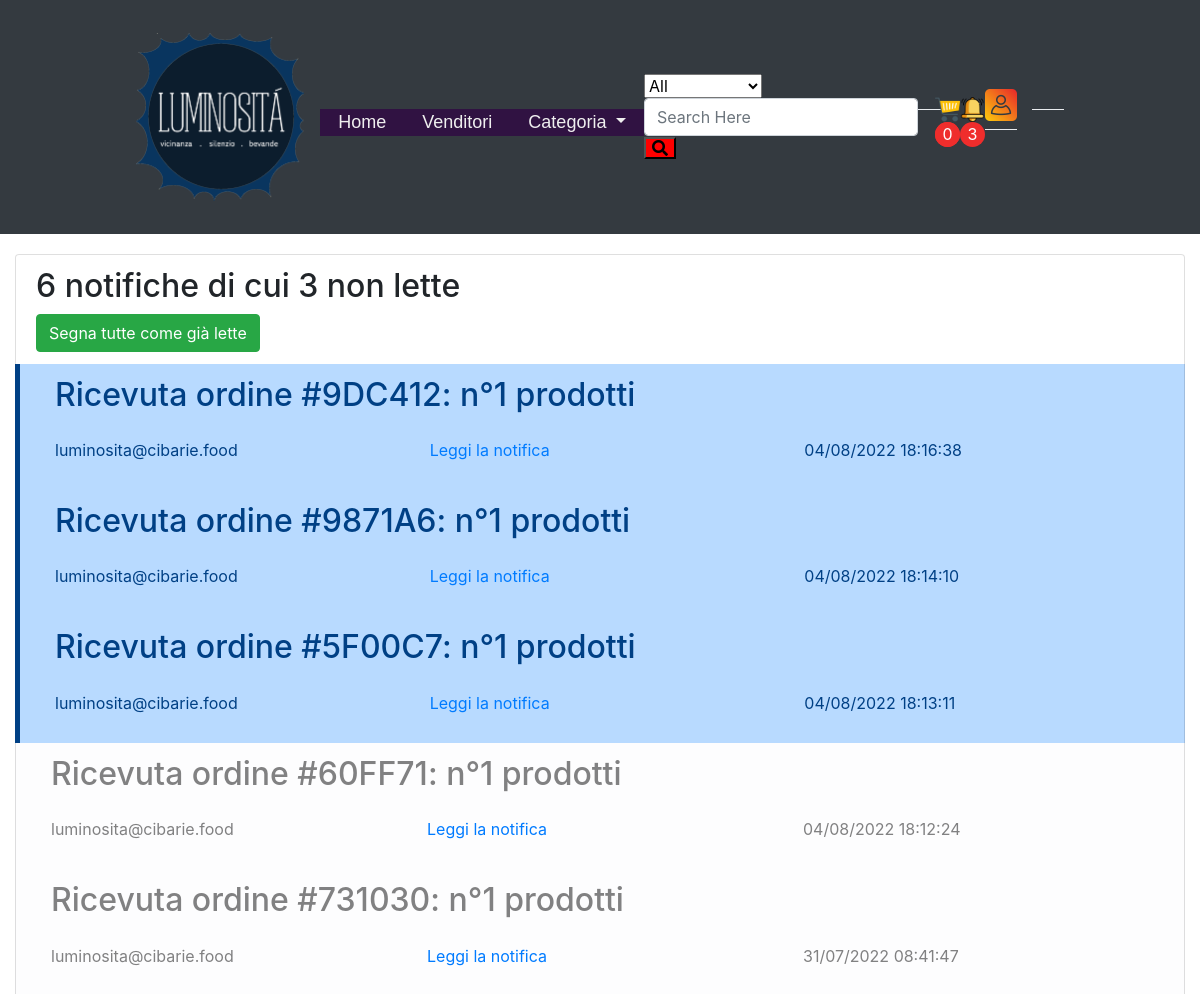
Before: /notifications_list.php (signed in, upper part) with the older database file.
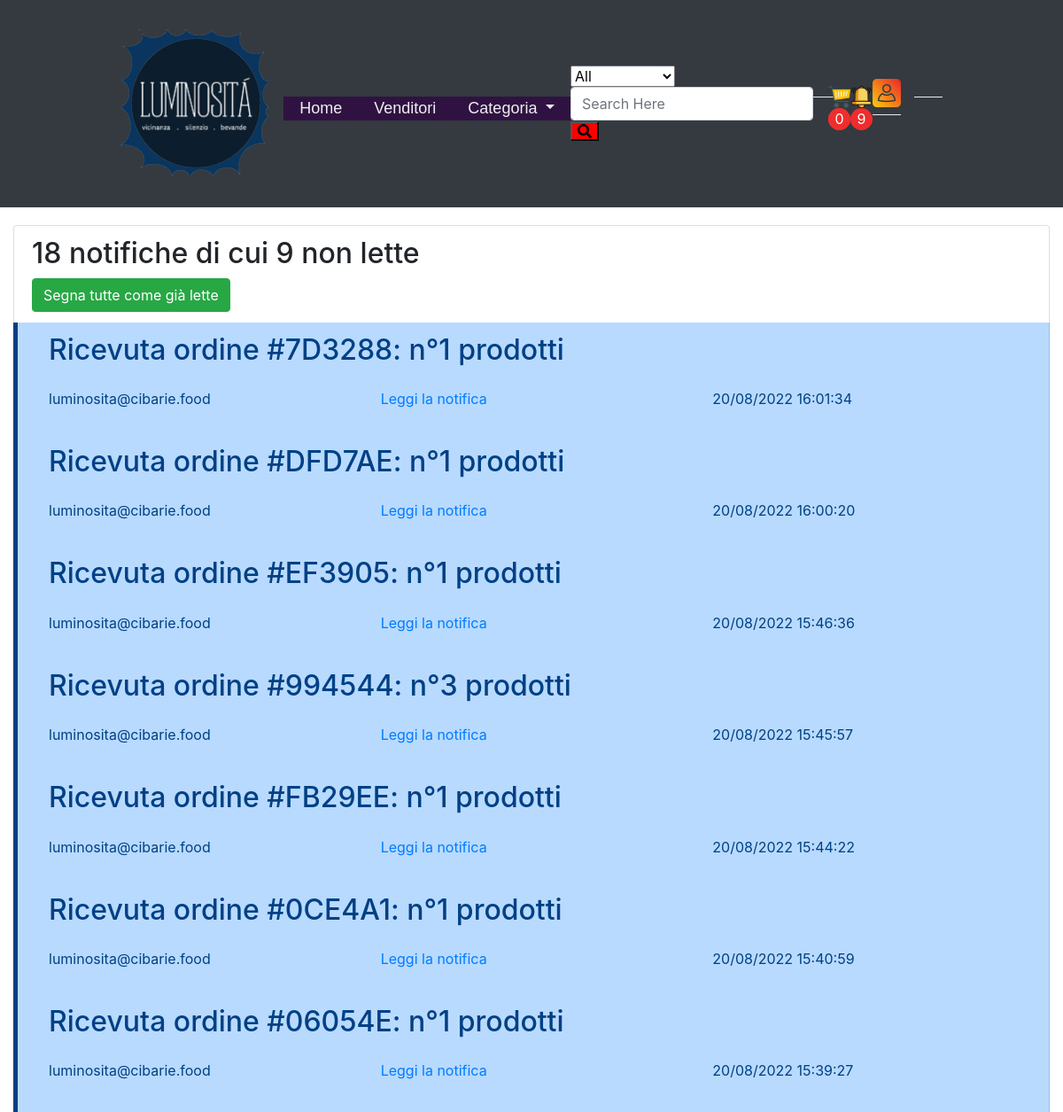
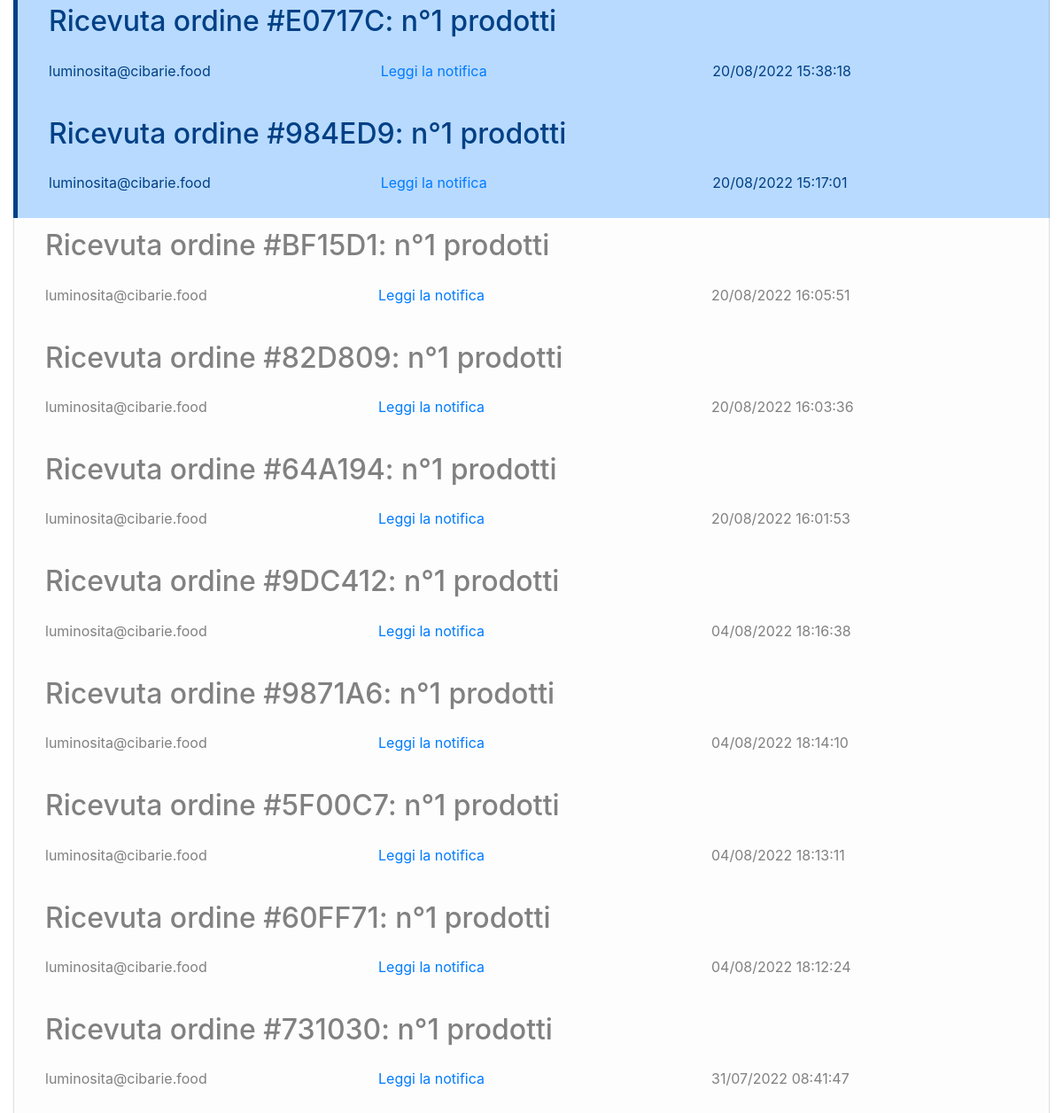
After: the same page with the newer database file (2 pictures, top to bottom).
### tables this page shows
CREATE TABLE `notifiche` (
  `notificationID` int(11) NOT NULL,
  `dest` text NOT NULL,
  `send` varchar(100) NOT NULL DEFAULT 'luminosita@cibarie.food',
  `obj` varchar(100) NOT NULL,
  `body` text NOT NULL,
  `spedita` timestamp NOT NULL DEFAULT current_timestamp(),
  `isRead` tinyint(4) NOT NULL DEFAULT 0,
  `customerID` int(11) NOT NULL
);

### notifications_list.php (called while the page is built, shortened)
<?php
require_once 'bootstrap.php';
$templateParams["titolo"] = "ListaNotifiche";
$templateParams["nome"] = "notif_list_templ.php";
if(isset($_COOKIE["logged"]) && isset($_COOKIE["mail"]) && isset($_COOKIE["id"])){
    $templateParams["mail"] = $dbh->getUserNotification($_COOKIE["id"]);
    $templateParams["totNotification"] = $dbh->getNotificationNum($_COOKIE["id"]);
} else {
    $templateParams["mail"] = array();
    $templateParams["totNotification"] = 0;
}
require 'template/base.php';
?>

### db/database.php (called while the page is built, shortened)
<?php
class DatabaseHelper{
    private $db;
    public function __construct($servername, $username, $password, $dbname, $port){
        $this->db = new mysqli($servername, $username, $password, $dbname, $port);
    }
    public function timestampToAArray($timestamp)
    {
        $divided = explode(" ", $timestamp);
        $temp_calendar = explode("-", $divided[0]);
        $temp_clock = explode(":", $divided[1]);
        $calendar = array("day"=>$temp_calendar[2], "month"=>$temp_calendar[1], "year"=>$temp_calendar[0]);
        $clock = array("hour"=>$temp_clock[0], "minutes"=>$temp_clock[1], "seconds"=>$temp_clock[2]);
        return array("calendar"=>$calendar, "clock"=>$clock);
    }
    public function printFormattedTimestamp($timestamp)
    {
        $new_t = $this->timestampToAArray($timestamp);
        $cal = $new_t["calendar"];
        $clk = $new_t["clock"];
        return $cal["day"]."/".$cal["month"]."/".$cal["year"]." ".$clk["hour"].":".$clk["minutes"].":".$clk["seconds"];
    }
    public function getFoodTypes(){
        $stmt = $this->db->prepare("SELECT CategoryID, CategoryName, CategoryDescr FROM foodcategory");
        $stmt->execute();
        $result = $stmt->get_result();
        return $result->fetch_all(MYSQLI_ASSOC);
    }
    public function getUserNotification($id)
    {
        $sql = "SELECT `notificationID`, `send`, `isRead`, `obj`, `spedita` FROM `notifiche` WHERE `customerID`=? ORDER BY `isRead`, `spedita` DESC";
        $stmt = $this->db->prepare($sql);
        $stmt->bind_param('i', $id);
        $stmt->execute();
        $result = $stmt->get_result();
        return $result->fetch_all(MYSQLI_ASSOC);
    }
    public function getNotificationNum($id)
    {
        $sql = "SELECT COUNT(`notificationID`) AS 'totali' FROM `notifiche` WHERE `customerID`=?;";
        $stmt = $this->db->prepare($sql);
        $stmt->bind_param('i', $id);
        $stmt->execute();
        $result = $stmt->get_result();
        return $result->fetch_all(MYSQLI_ASSOC)[0]['totali'];
    }
    public function getNotificationToRead($id)
    {
        $sql = "SELECT COUNT(`isRead`) AS 'da_leggere' FROM `notifiche` WHERE `customerID`=? AND `isRead`=0";
        $stmt = $this->db->prepare($sql);
        $stmt->bind_param('i', $id);
        $stmt->execute();
        $result = $stmt->get_result();
        return $result->fetch_all(MYSQLI_ASSOC)[0]['da_leggere'];
    }
}

### bootstrap.php (called while the page is built, shortened)
<?php
require_once("db/database.php");
$dbh = new DatabaseHelper("localhost", "root", "", "luminosita_db", 3306);
?>

### template/base.php (the view, shortened to what the changed rows need)
<!DOCTYPE html>
<?php if(isset($_COOKIE["logged"]) && isset($_COOKIE["mail"]) && isset($_COOKIE["id"])){
    $templateParams["toReadNotif"] = $dbh->getNotificationToRead($_COOKIE["id"]);
} else {
    $templateParams["toReadNotif"] = 0;
}?>
<html lang="it">
<head>
    <link rel="stylesheet" type="text/css" href="./css/main_style.css"/>
    <link href="https://cdn.jsdelivr.net/npm/bootstrap@5.0.2/dist/css/bootstrap.min.css" rel="stylesheet">
    <link rel="stylesheet" href="https://cdn.jsdelivr.net/npm/bootstrap@4.3.1/dist/css/bootstrap.min.css"/>
    <link rel='stylesheet' href='https://cdnjs.cloudflare.com/ajax/libs/font-awesome/4.7.0/css/font-awesome.min.css'/>
    <link rel="stylesheet" href="https://use.fontawesome.com/releases/v5.10.2/css/all.css" />
    <link rel='stylesheet' href='https://gitcdn.github.io/bootstrap-toggle/2.2.2/css/bootstrap-toggle.min.css'/>
    <link rel="stylesheet" href="https://www.markuptag.com/bootstrap/5/css/bootstrap.min.css" />
    <?php endforeach;
    $templateParams["category"] = $dbh->getFoodTypes();
    ?>
</head>
<body>
<header class="bg-dark">
        <nav class="navbar navbar-expand-lg navbar-light">
            <div class="collapse navbar-collapse" id="navbarNavDropdown">
                <?php if(isset($_COOKIE["logged"]) && isset($_COOKIE["mail"]) && isset($_COOKIE["id"])): ?>
                    <div class="nav-item cart mt-2">
                        <a href="notifications_list.php">
                            <img class="img-fluid" style="width: 50px" src="<?php echo UPLOAD_DIR."bell.png"; ?>" alt="cart" />
                            <span class="dot number" id="notification_num">
                                <span class=""><?php echo $templateParams["toReadNotif"]; ?></span>
                            </span>
                        </a>
                    </div>
                <?php endif; ?>
            </div>
        </nav>
</header>
<main class="container col col-lg-12 col-md-12 col-sm-12 col-1">
    <?php
    if(isset($templateParams["nome"])){
        require($templateParams["nome"]);
    }
    ?>
</main>
</body>
</html>

### template/notif_list_templ.php (shortened to what the changed rows need)
<ul id="notification_list" class="list-group">
  <li class="list-group-item">
    <h2><?php echo $templateParams["totNotification"] . " notifiche di cui " . $templateParams["toReadNotif"] . " non lette"; ?></h2>
    <form action="#" method="POST">
      <input type="submit" value="Segna tutte come già lette" name="allRead" class="btn btn-success m.1"></input>
    </form>
  </li>
  <?php $class = array("primary", "light");
  foreach ($templateParams["mail"] as $mail):
  ?>
    <li <?php if($mail["isRead"]==0): ?> id="toRead" style="border-left: solid 5px" <?php else: ?> id="readed" <?php endif; ?> class="<?php if($mail["isRead"]==0): echo "toRead"; else: echo "readed"; endif ?> list-group-item list-group-item-<?php echo $class[$mail["isRead"]]; ?>">
      <section class="mail-notification section">
        <div class="section-content">
          <div class="container">
            <div class="row mb-3">
              <div class="col-12">
                <h2><?php echo $mail["obj"]; ?></h2>
              </div>
            </div>
            <div class="row">
              <div class="col-12 col-lg-6 col-xl-4 pe-0 pe-md-5 mb-3 font-serif"><?php echo $mail["send"]; ?></div>
              <div class="col-12 col-lg-6 col-xl-4 pe-0 pe-md-5 font-serif"><a href="notifiche.php?id=<?php echo $mail["notificationID"]."&read=".$mail["isRead"]; ?>">Leggi la notifica</a></div>
              <div class="col-12 col-lg-6 col-xl-4 pe-0 pe-md-5 mb-3 font-serif"><?php echo $dbh->printFormattedTimestamp($mail["spedita"]); ?></div>
            </div>
          </div>
        </div>
      </section>
    </li>
  <?php endforeach; ?>
</ul>

Changed rows visible on the page:
added notifiche: obj "Ricevuta ordine #7D3288: n°1 prodotti", send "luminosita@cibarie.food", spedita "20/08/2022 16:01:34"
added notifiche: obj "Ricevuta ordine #DFD7AE: n°1 prodotti", send "luminosita@cibarie.food", spedita "20/08/2022 16:00:20"
added notifiche: obj "Ricevuta ordine #EF3905: n°1 prodotti", send "luminosita@cibarie.food", spedita "20/08/2022 15:46:36"
added notifiche: obj "Ricevuta ordine #994544: n°3 prodotti", send "luminosita@cibarie.food", spedita "20/08/2022 15:45:57"
added notifiche: obj "Ricevuta ordine #FB29EE: n°1 prodotti", send "luminosita@cibarie.food", spedita "20/08/2022 15:44:22"
added notifiche: obj "Ricevuta ordine #0CE4A1: n°1 prodotti", send "luminosita@cibarie.food", spedita "20/08/2022 15:40:59"
added notifiche: obj "Ricevuta ordine #06054E: n°1 prodotti", send "luminosita@cibarie.food", spedita "20/08/2022 15:39:27"
added notifiche: obj "Ricevuta ordine #E0717C: n°1 prodotti", send "luminosita@cibarie.food", spedita "20/08/2022 15:38:18"
added notifiche: obj "Ricevuta ordine #984ED9: n°1 prodotti", send "luminosita@cibarie.food", spedita "20/08/2022 15:17:01"
added notifiche: obj "Ricevuta ordine #BF15D1: n°1 prodotti", send "luminosita@cibarie.food", spedita "20/08/2022 16:05:51", isRead 1 (drawn)
added notifiche: obj "Ricevuta ordine #82D809: n°1 prodotti", send "luminosita@cibarie.food", spedita "20/08/2022 16:03:36", isRead 1 (drawn)
added notifiche: obj "Ricevuta ordine #64A194: n°1 prodotti", send "luminosita@cibarie.food", spedita "20/08/2022 16:01:53", isRead 1 (drawn)
changed notifiche "Ricevuta ordine #9DC412: n°1 prodotti": isRead 0 → 1 (drawn)
changed notifiche "Ricevuta ordine #9871A6: n°1 prodotti": isRead 0 → 1 (drawn)
changed notifiche "Ricevuta ordine #5F00C7: n°1 prodotti": isRead 0 → 1 (drawn)
Other visible differences:
$templateParams["toReadNotif"]: "3" → "9"
$templateParams["totNotification"]: "6" → "18"
